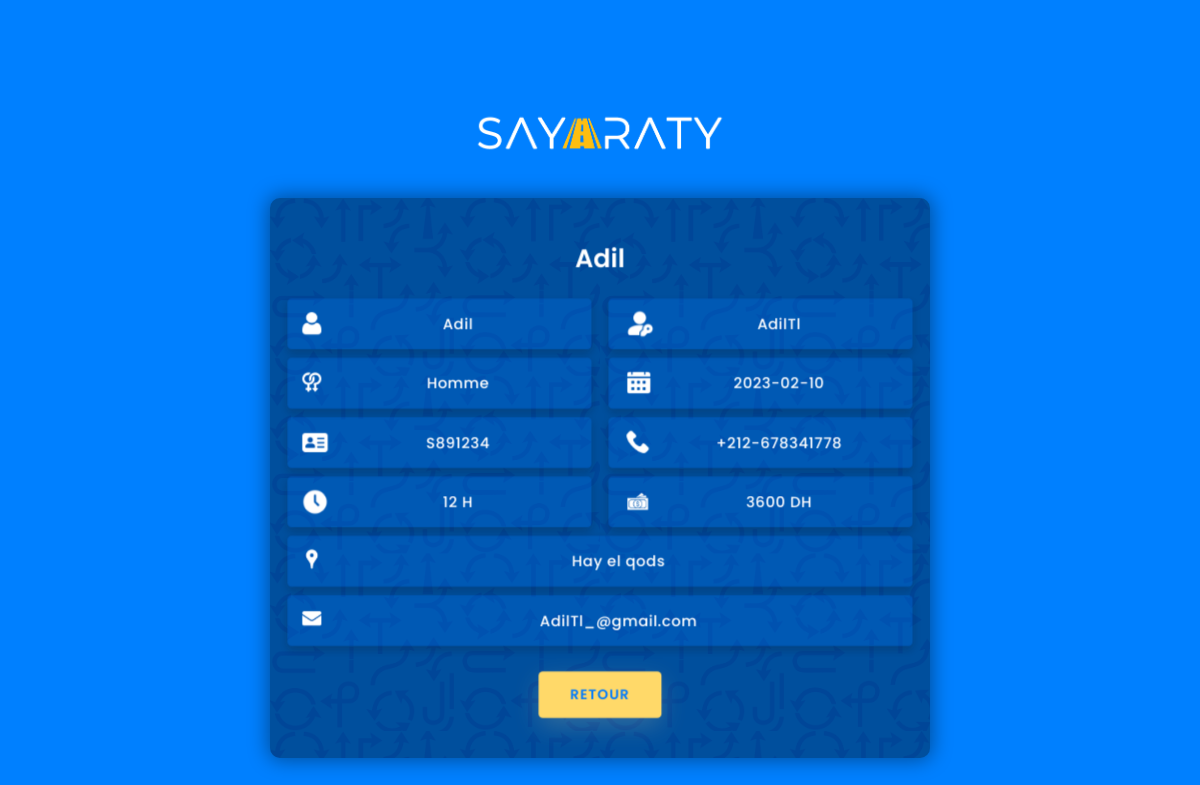
The app's page /Administrateur/afficher/affiche_candidat.php?dis=AdilTl with its own data.
### tables this page shows
CREATE TABLE `candidat` (
  `Login_candidat` varchar(30) NOT NULL,
  `Password` varchar(200) DEFAULT NULL,
  `Nom` varchar(30) DEFAULT NULL,
  `Email_candidat` varchar(30) DEFAULT NULL,
  `Sexe_candidat` varchar(6) DEFAULT NULL,
  `Num_telephone` varchar(15) DEFAULT NULL,
  `Num_CIN_candidat` varchar(10) DEFAULT NULL,
  `Date_de_naissance` date DEFAULT NULL,
  `Date_d_inscription` date DEFAULT NULL,
  `Prix_payer` double DEFAULT NULL,
  `Nb_heures` int(11) DEFAULT NULL,
  `Statut` tinyint(1) DEFAULT NULL,
  `PHOTO` varchar(100) DEFAULT NULL,
  `Adresse` varchar(100) DEFAULT NULL
);

### Administrateur/afficher/affiche_candidat.php (the view, shortened to what this page needs)
<?PHP
require("../../PHP/Connexion_BD.php");
$id=$_GET['dis'];
$res=" SELECT * FROM  candidat where Login_candidat='$id'  ";
$requete = mysqli_query( $connect ,$res);
$row = mysqli_fetch_assoc($requete);
echo'
<!DOCTYPE html>
    <html lang="en" >
    <head>
      <link rel="stylesheet" href="https://unicons.iconscout.com/release/v2.1.9/css/unicons.css">
      <link rel="stylesheet" href="https://cdnjs.cloudflare.com/ajax/libs/twitter-bootstrap/4.5.0/css/bootstrap.min.css">
      <link rel="stylesheet" href="../../CSS/style-affich-cand.css">
    </head>
    <body>
      <div class="conta">
        <div class="row full-height justify-content-center">
          <div class="col-12 text-center align-self-center py-5">
            <div class="section pb-5 pt-5 pt-sm-2 text-center">
              <a class="image" href="../index.php"><img src="../../IMG/SAYARATY_w.png" class="Sayaraty"></a>
                    <div class="card-3d-wrap mx-auto">
                      <div class="card-3d-wrapper">
                        <form class="card-front" name="Connexion" method="post">
                        <div class="center-wrap">
                                <div class="section text-center">
                                  <h4 class="ins mb-4 pb-3">'.$row['Nom'].'</h4>
                                  <div class="form-group">
                                    <img src="../../IMG/user.png">
                                    <span class="name-style" >'.$row['Nom'].'</span>
                                    <img class="img2" src="../../IMG/key.png">
                                    <span class="login-style" >'.$row['Login_candidat'].'  </span>
                                   </div>
                                  <div class="form-group mt-2">
                                    <img class="img3" src="../../IMG/gender.png">
                                    <span class="sexe" >'.$row['Sexe_candidat'].'</span>
                                    <img class="img4" src="../../IMG/calendarW.png">
                                    <span class="sexe" >'.$row['Date_d_inscription'].'   </span>
                                  </div>
                                  <div class="form-group mt-2">
                                    <img class="img5" src="../../IMG/id-card.png">
                                    <span class="name-style" >'.$row['Num_CIN_candidat'].'   </span>
                                    <img class="img6" src="../../IMG/phone-call.png">
                                    <span class="name-style" >   '.$row['Num_telephone'].'</span>
                                  </div>
                                  <div class="form-group mt-2">
                                    <img class="img5" src="../../IMG/clock.png">
                                    <span class="name-style" >'.$row['Nb_heures'].' H</span>
                                    <img class="img6" src="../../IMG/cash.png">
                                    <span class="name-style" >   '.$row['Prix_payer'].' DH</span>
                                  </div>
                                  <div class="form-group mt-2">
                                    <img src="../../IMG/map.png"/>
                                    <span class="form-style" >    '.$row['Adresse'].'</span>
                                    </div>
                                  <div class="form-group mt-2">
                                    <img src="../../IMG/email.png"/>
                                    <span class="form-style" >'.$row['Email_candidat'].'</span>
                                  </div>
                                  <button value="Envoyer" class="btn mt-4"><a href="../Pages/candidat.php" >Retour</a>
                                </div>
                              </div>
                            </div>
                      </div>
              </div>
          </div>
        </div>
    </body>
</html>';
?>

### CSS/style-affich-cand.css (style rules this page uses)
.Sayaraty { width:300px; display: block; justify-content: center; }
body { font-family: 'Poppins', sans-serif; font-weight: 300; line-height: 1.5; color: #ffffff; background-color: #0080ff; overflow-x: hidden; }
a { cursor: pointer; transition: all 200ms linear; }
.py-5 { padding-top: 0em!important; }
h4 { font-weight: 600; }
.full-height { min-height: 100vh; }
.form-group img { width:18px; margin-right: 10px; position: absolute; top: 13px; left: 14px; font-size: 24px; line-height: 48px; text-align: left; color: #ffeba7; -webkit-transition: all 200ms linear; transition: all 200ms linear; }
.form-group .img2 { width: 26px; margin-right: 10px; position: absolute; color: white; top: 11px; left: 320px; font-size: 24px; line-height: 48px; text-align: left; color: #ffeba7; -webkit-transition: all 200ms linear; transition: all 200ms linear; }
.form-group .img3 { top:14px; }
.form-group .img4 { width: 23px; top: 12px; left: 320px; }
.form-group .img5 { width: 24px; top: 12px; }
.form-group .img6 { width: 21px; left: 320px; }
.sexe { padding: 13px 20px; padding-left: 55px; height: 48px; width: 50%; font-weight: 500; border-radius: 4px; font-size: 14px; line-height: 22px; letter-spacing: 0.5px; outline: none; color: #ffffff; background-color: rgb(0 123 255 / 24%); border: none; -webkit-transition: all 200ms linear; transition: all 200ms linear; box-shadow: 0 4px 8px 0 rgba(21,21,21,.2); }
.text-center .image { display: inline-flex; width:300px; }
.card-3d-wrap { position: relative; width: 440px; max-width: 100%; height: 400px; -webkit-transform-style: preserve-3d; transform-style: preserve-3d; perspective: 800px; margin-top: 40px; }
.card-3d-wrapper { width: 100%; height: 100%; position:absolute; top: 0; left: 0; -webkit-transform-style: preserve-3d; transform-style: preserve-3d; transition: all 600ms ease-out; }
.ins { margin-bottom: 6px!important; }
.card-front, .card-back { width: 150%; height:140%; background-color: #004f9d; background-image: url(../IMG/pattern.png); background-blend-mode: color-burn; background-size: 50%; position: absolute; border-radius: 10px; left: -110px; top: -30px; box-shadow: 0px 0px 20px 2px rgba(0,0,0,.4); -webkit-transform-style: preserve-3d; transform-style: preserve-3d; -webkit-backface-visibility: hidden; -moz-backface-visibility: hidden; -o-backface-visibility: hidden; backface-visibility: hidden; }
.center-wrap { position: absolute; width: 100%; padding: 0 35px; top: 50%; left: 0; transform: translate3d(0, -50%, 45px) perspective(100px); z-index: 20; display: block; }
.form-group { position: relative; display: flex; gap:1em; margin: 0; padding: 0; }
.login-style, .name-style { padding: 13px 20px; padding-left: 55px; height: 48px; width: 50%; font-weight: 500; border-radius: 4px; font-size: 14px; line-height: 22px; letter-spacing: 0.5px; outline: none; color: #ffffff; background-color: rgb(0 123 255 / 24%); border: none; -webkit-transition: all 200ms linear; transition: all 200ms linear; box-shadow: 0 4px 8px 0 rgba(21,21,21,.2); }
.login-style, .name-style:focus, .login-style, .name-style:active { border: none; outline: none; box-shadow: 0 4px 8px 0 rgba(21,21,21,.2); }
.form-style { padding: 13px 20px; padding-left: 55px; height: 48px; width: 100%; font-weight: 500; border-radius: 4px; font-size: 14px; line-height: 22px; letter-spacing: 0.5px; outline: none; color: #ffffff; background-color: rgb(0 123 255 / 24%); border: none; -webkit-transition: all 200ms linear; transition: all 200ms linear; box-shadow: 0 4px 8px 0 rgba(21,21,21,.2); }
.btn { border-radius: 4px; height: 44px; font-size: 13px; font-weight: 600; text-transform: uppercase; -webkit-transition : all 200ms linear; transition: all 200ms linear; padding: 0 30px; letter-spacing: 1px; display: -webkit-inline-flex; display: -ms-inline-flexbox; display: inline-flex; -webkit-align-items: center; -moz-align-items: center; -ms-align-items: center; align-items: center; -webkit-justify-content: center; -moz-justify-content: center; -ms-justify-content: center; justify-content: center; -ms-flex-pack: center; text-align: center; border: none; background-color: #ffd969; color: #0080ff; box-shadow: 0 8px 24px 0 rgba(255,235,167,.2); }

### records on screen
candidat: Nom "Adil", Login_candidat "AdilTl", Sexe_candidat "Homme", Date_d_inscription "2023-02-10", Num_CIN_candidat "S891234", Num_telephone "+212-678341778", Nb_heures "12", Prix_payer "3600", Adresse "Hay el qods", Email_candidat "AdilTl_@gmail.com"
